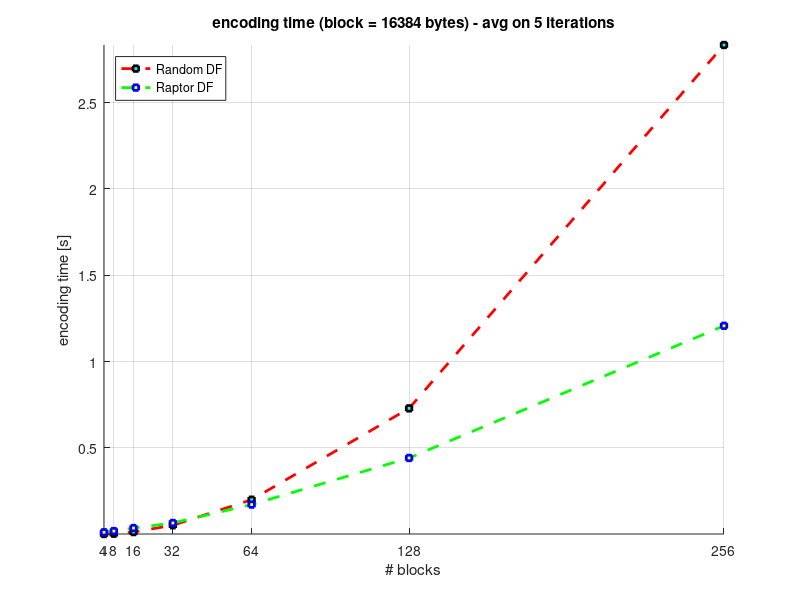
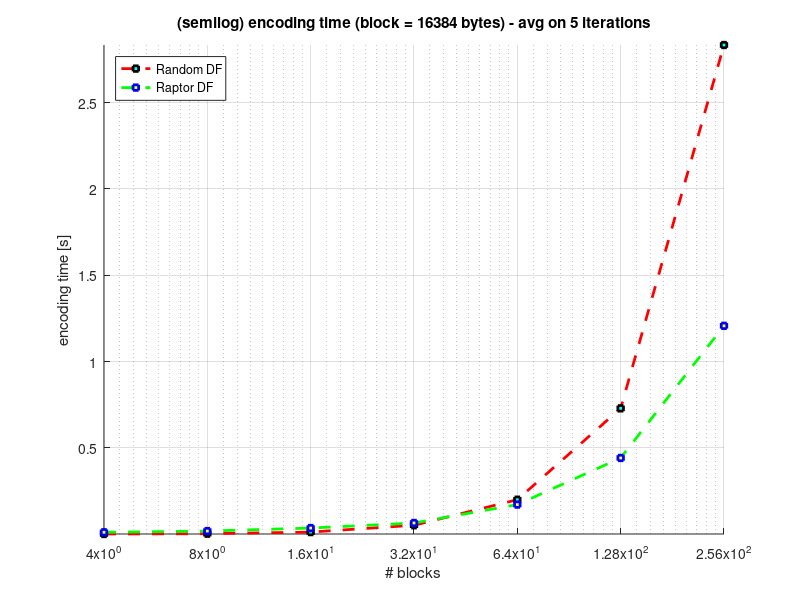
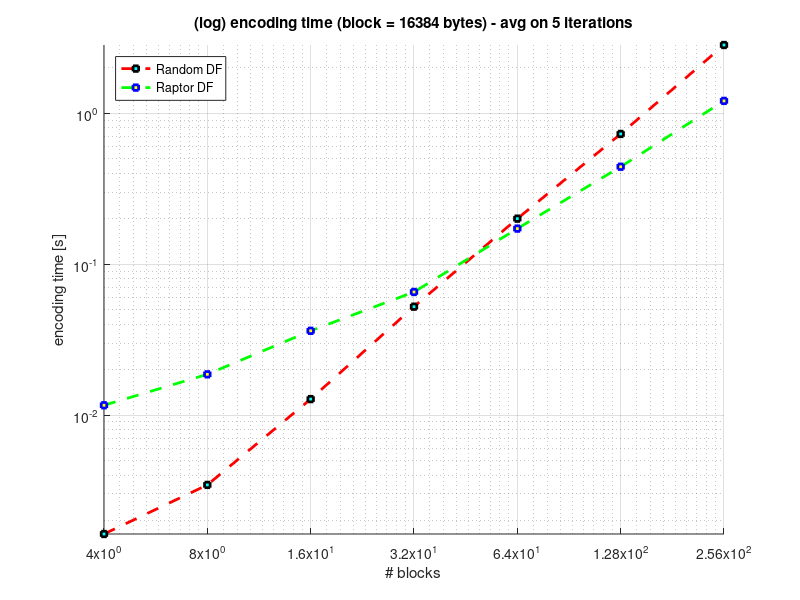
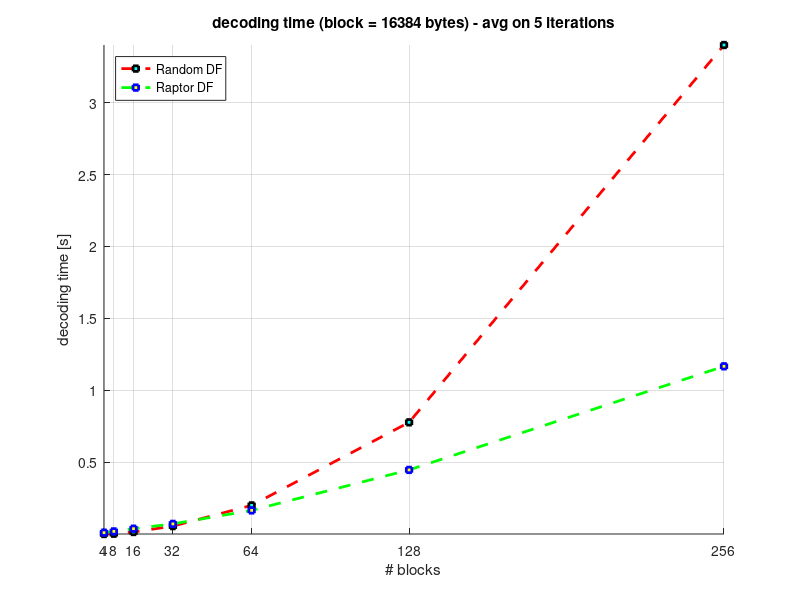

Reproduce these figures in MATLAB, in order.
        piecesize = [65536, 131072, 262144, 524288, 1048576, 2097152, 4194304];
        blocks = [4, 8, 16, 32, 64, 128, 256];
        
        t_enc_mean_rdf = [0.0016267140706380211, 0.0034408116581464052, 0.012748641298528304, 0.052245451458726243, 0.20016954649927388, 0.72924176969590937, 2.8335139512324288];
        t_enc_mean_raptor = [0.011600017547607422, 0.018600068429503777, 0.036141188037243747, 0.065387939259330216, 0.17196933051031243, 0.44196653685998477, 1.2072062796100749];
        t_dec_mean_rdf = [0.0014933045705159507, 0.0033748624782369589, 0.01543730044225503, 0.056284743372890703, 0.20041208236567254, 0.77756692853959553, 3.4004148450707428];
        t_dec_mean_raptor = [0.010799932479858398, 0.019456492048321349, 0.038287266120083929, 0.071781774255681149, 0.16560682057795184, 0.44698743196345536, 1.167056075797039];
        ovh_mean_rdf = [25.0, 17.5, 6.25, 5.625, 4.0625, 1.71875, 0.859375];
        ovh_mean_raptor = [0.0, 15.0, 12.5, 4.375, 3.75, 1.25, 0.546875];
        ovh_mean_rr = [20.0, 47.5, 108.75, 98.125, 195.3125, 201.09375, 238.4375];
        
        figure
        hold on
        plot(blocks,t_enc_mean_rdf,'--rs','LineWidth',2,'MarkerEdgeColor','k','MarkerFaceColor','c','MarkerSize',4)
        plot(blocks,t_enc_mean_raptor,'--gs','LineWidth',2,'MarkerEdgeColor','b','MarkerFaceColor','y','MarkerSize',4)
        set(gca,'XTick',blocks)   
        ylabel('encoding time [s]')
        xlabel('# blocks')
        title('encoding time (block = 16384 bytes) - avg on 5 iterations')
        h = legend('Random DF','Raptor DF','Location','NorthWest');
        set(h,'Interpreter','none')
        axis tight
        grid on
        
        figure
        hold on
        plot(blocks,t_enc_mean_rdf,'--rs','LineWidth',2,'MarkerEdgeColor','k','MarkerFaceColor','c','MarkerSize',4)
        plot(blocks,t_enc_mean_raptor,'--gs','LineWidth',2,'MarkerEdgeColor','b','MarkerFaceColor','y','MarkerSize',4)
        set(gca,'XTick',blocks)  
        set(gca,'XScale','Log') 
        ylabel('encoding time [s]')
        xlabel('# blocks')
        title('(semilog) encoding time (block = 16384 bytes) - avg on 5 iterations')
        h = legend('Random DF','Raptor DF','Location','NorthWest');
        set(h,'Interpreter','none')
        axis tight
        grid on
        
        figure
        hold on
        plot(blocks,t_enc_mean_rdf,'--rs','LineWidth',2,'MarkerEdgeColor','k','MarkerFaceColor','c','MarkerSize',4)
        plot(blocks,t_enc_mean_raptor,'--gs','LineWidth',2,'MarkerEdgeColor','b','MarkerFaceColor','y','MarkerSize',4)
        set(gca,'XTick',blocks)  
        set(gca,'XScale','Log') 
        set(gca,'YScale','Log') 
        ylabel('encoding time [s]')
        xlabel('# blocks')
        title('(log) encoding time (block = 16384 bytes) - avg on 5 iterations')
        h = legend('Random DF','Raptor DF','Location','NorthWest');
        set(h,'Interpreter','none')
        axis tight
        grid on
        
        figure
        hold on
        plot(blocks,t_dec_mean_rdf,'--rs','LineWidth',2,'MarkerEdgeColor','k','MarkerFaceColor','c','MarkerSize',4)
        plot(blocks,t_dec_mean_raptor,'--gs','LineWidth',2,'MarkerEdgeColor','b','MarkerFaceColor','y','MarkerSize',4)
        set(gca,'XTick',blocks)   
        ylabel('decoding time [s]')
        xlabel('# blocks')
        title('decoding time (block = 16384 bytes) - avg on 5 iterations')
        h = legend('Random DF','Raptor DF','Location','NorthWest');
        set(h,'Interpreter','none')
        axis tight
        grid on
        
        figure
        hold on
        plot(blocks,t_dec_mean_rdf,'--rs','LineWidth',2,'MarkerEdgeColor','k','MarkerFaceColor','c','MarkerSize',4)
        plot(blocks,t_dec_mean_raptor,'--gs','LineWidth',2,'MarkerEdgeColor','b','MarkerFaceColor','y','MarkerSize',4)
        set(gca,'XTick',blocks) 
        set(gca,'XScale','Log')   
        ylabel('decoding time [s]')
        xlabel('# blocks')
        title('(semilog) decoding time (block = 16384 bytes) - avg on 5 iterations')
        h = legend('Random DF','Raptor DF','Location','NorthWest');
        set(h,'Interpreter','none')
        axis tight
        grid on
        
        figure
        hold on
        plot(blocks,t_dec_mean_rdf,'--rs','LineWidth',2,'MarkerEdgeColor','k','MarkerFaceColor','c','MarkerSize',4)
        plot(blocks,t_dec_mean_raptor,'--gs','LineWidth',2,'MarkerEdgeColor','b','MarkerFaceColor','y','MarkerSize',4)
        set(gca,'XTick',blocks) 
        set(gca,'XScale','Log')   
        set(gca,'YScale','Log') 
        ylabel('decoding time [s]')
        xlabel('# blocks')
        title('(log) decoding time (block = 16384 bytes) - avg on 5 iterations')
        h = legend('Random DF','Raptor DF','Location','NorthWest');
        set(h,'Interpreter','none')
        axis tight
        grid on
        
        figure
        hold on
        plot(blocks,ovh_mean_rr,'--rs','LineWidth',2,'MarkerEdgeColor','k','MarkerFaceColor','c','MarkerSize',4)
        set(gca,'XTick',blocks)    
        set(gca,'XScale','Log')   
        xlabel('# blocks')
        ylabel('overhead [%]')
        title('(semilog) overhead (# of block used/min # of blocks to decode) - loss pr: 25 - avg on 5 iterations')
        h = legend('Round Robin','Location','NorthWest');
        set(h,'Interpreter','none')
        axis tight
        grid on
        
        figure
        hold on
        plot(blocks,ovh_mean_rdf,'--rs','LineWidth',2,'MarkerEdgeColor','k','MarkerFaceColor','c','MarkerSize',4)
        plot(blocks,ovh_mean_raptor,'--gs','LineWidth',2,'MarkerEdgeColor','b','MarkerFaceColor','y','MarkerSize',4)
        set(gca,'XTick',blocks)     
        xlabel('# blocks')
        ylabel('overhead [%]')
        title('overhead (# of block used/min # of blocks to decode) - loss pr: 25 - avg on 5 iterations')
        h = legend('Random DF','Raptor DF','Location','NorthEast');
        set(h,'Interpreter','none')
        axis tight
        grid on
        
        figure
        hold on
        plot(blocks,ovh_mean_rdf,'--rs','LineWidth',2,'MarkerEdgeColor','k','MarkerFaceColor','c','MarkerSize',4)
        plot(blocks,ovh_mean_raptor,'--gs','LineWidth',2,'MarkerEdgeColor','b','MarkerFaceColor','y','MarkerSize',4)
        set(gca,'XTick',blocks)    
        set(gca,'XScale','Log')   
        xlabel('# blocks')
        ylabel('overhead [%]')
        title('(semilog) overhead (# of block used/min # of blocks to decode) - loss pr: 25 - avg on 5 iterations')
        h = legend('Random DF','Raptor DF','Location','NorthEast');
        set(h,'Interpreter','none')
        axis tight
        grid on
        
        figure
        hold on
        plot(blocks,ovh_mean_rr,'--bs','LineWidth',2,'MarkerEdgeColor','b','MarkerFaceColor','r','MarkerSize',4)
        plot(blocks,ovh_mean_rdf,'--rs','LineWidth',2,'MarkerEdgeColor','k','MarkerFaceColor','c','MarkerSize',4)
        plot(blocks,ovh_mean_raptor,'--gs','LineWidth',2,'MarkerEdgeColor','b','MarkerFaceColor','y','MarkerSize',4)
        set(gca,'XTick',blocks)    
        set(gca,'XScale','Log')   
        xlabel('# blocks')
        ylabel('overhead [%]')
        title('(semilog) overhead (# of block used/min # of blocks to decode) - loss pr: 25 - avg on 5 iterations')
        h = legend('Round Robin','Random DF','Raptor DF','Location','NorthWest');
        set(h,'Interpreter','none')
        axis tight
        grid on
        